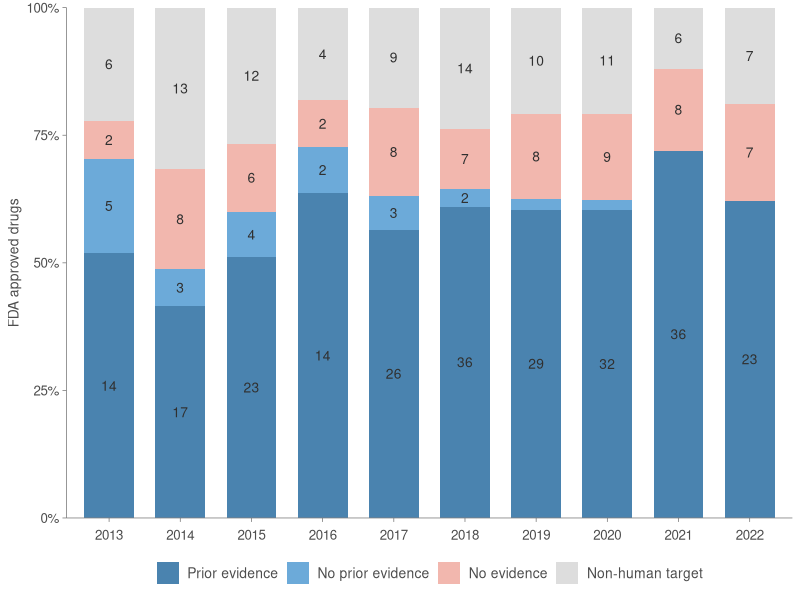

Recreate this plot in R.
library("cowplot")
library("ggsci")
library(forcats)
library(ggplot2)
library("tidyverse")
library(epitools)
library(ggpubr)

font = "Helvetica"

data <- read_csv("./results/2013-2022_approvals_preGE.csv")

# Calculation of overall approval numbers per year
data_all_count <- data %>%
    select(originalDrugName, yearApproval) %>%
    distinct() %>%
    group_by(yearApproval) %>%
    summarise(n = n()) %>%
    ungroup()

# Creating a table with % of has_GE, has_no_GE and non-human targets
data_humT_metadata <- data %>% filter(hasAnyGE != "NA") %>%
        mutate(minDate = pmin(yearTargetDiseaseGE, yearInteractorDiseaseGE, yearTargetRelatedGE, yearInteractorRelatedGE, na.rm = TRUE),
                priorDate = ifelse(!is.na(minDate) & yearApproval >= minDate, TRUE, FALSE),
                postDate = ifelse(!is.na(minDate) & yearApproval < minDate, TRUE, FALSE)) %>%
    group_by(yearApproval) %>%
    summarise(c_humanTargets = n(),
              c_hasAnyGE = sum(hasAnyGE),
              c_priorDate = sum(priorDate), 
              c_postDate = sum(postDate)) %>%
    left_join(data_all_count) %>%
    mutate(c_nonhumanTargets = n - c_humanTargets,
            f_nonhumanTargets = c_nonhumanTargets/n * 100,
            c_noGE = c_humanTargets - c_hasAnyGE,
            f_noGE = c_noGE/n * 100,
            f_priorDate = c_priorDate/n * 100,
            f_postDate = c_postDate/n * 100)

data_humT_fraction <- data_humT_metadata %>%            
    select(yearApproval, f_noGE, f_nonhumanTargets, f_postDate, f_priorDate) %>%
    rename(without_GE = f_noGE,
           noH = f_nonhumanTargets,
           GE_noH_after = f_postDate,
           GE_noH_before = f_priorDate) %>%
    gather("type", "fraction", without_GE, noH, GE_noH_after, GE_noH_before) 

data_humT_count <- data_humT_metadata %>%            
    select(yearApproval, c_noGE, c_nonhumanTargets, c_postDate, c_priorDate) %>%
    rename(without_GE = c_noGE,
           noH = c_nonhumanTargets,
           GE_noH_after = c_postDate,
           GE_noH_before = c_priorDate) %>%
    gather("type", "count", without_GE, noH, GE_noH_after, GE_noH_before) 


data_humT_fraction %>% left_join(data_humT_count, by = c("yearApproval", "type")) %>%
    group_by(yearApproval) %>%
    mutate(label_ypos = 100 - cumsum(fraction) + fraction / 2) %>%
    ungroup() %>%
    mutate(yearApproval = as.factor(yearApproval), 
           type = as.factor(type)) 

custom_order <- c("noH", "without_GE", "GE_noH_after", "GE_noH_before")

data_to_plot <- data_humT_fraction %>% 
    mutate(type = fct_relevel(type, custom_order)) %>%
    arrange(type) %>%
    left_join(data_humT_count, by = c("yearApproval", "type")) %>%
    group_by(yearApproval) %>%
    mutate(label_ypos = 100 - (cumsum(fraction) - fraction / 2)) %>%
    ungroup() %>%
    mutate(yearApproval = as.factor(yearApproval), 
           type = as.factor(type))


# my_colors <- factor(c("#F39B7F99", "#8491B499", "#3C548899"))
my_colors <- c("#4a83af", "#6caad9","#f2b7ae", "#dddddd")


GE <- data_to_plot %>%
ggplot(aes(x=yearApproval, y=fraction, fill=fct_relevel(type, custom_order))) +
  geom_bar(stat="identity", width = 0.7) +
  scale_y_continuous(limits = c(0,100.01), expand = c(0, 0), labels = scales::percent_format(scale = 1)) +
  scale_fill_manual(values = my_colors,
                    breaks = c("GE_noH_before", "GE_noH_after", "without_GE", "noH"),
                    labels = c("Prior evidence", "No prior evidence", "No evidence", "Non-human target"),
                    name = "Genetic evidence: ") +
  geom_text(aes(x = yearApproval, y = label_ypos, label = ifelse(count>1, count, "")), size = 3.5, family=font, color = "#303030") +
  theme_minimal() +
  ylab("FDA approved drugs") +
  theme(axis.text.x = element_text(vjust = -0.6),
        axis.title.x = element_blank(),
        axis.title.y = element_text(size = 10),
        panel.grid.major = element_blank(),
        panel.grid.minor = element_blank(),
        axis.line = element_line(size = 0.25, colour = "#737373"),
        axis.ticks = element_line(size = 0.25, color="#737373"),
        axis.ticks.length = unit(0.1, "cm"),
        plot.background = element_rect(fill = "#ffffff", color = NA),
        legend.position = "bottom",
        legend.text = element_text(family=font, size = 10),
        legend.title  = element_blank(),
        # = element_text(size = 10.5, face = "bold"),
        # legend.direction = "vertical",
        text = element_text(family=font, size = 12, color = "#4D4D4D"))

ggsave("./results/GE-Year_plot.png", 
        width = 6.5,
        height = 4.4,
        dpi = 600)
